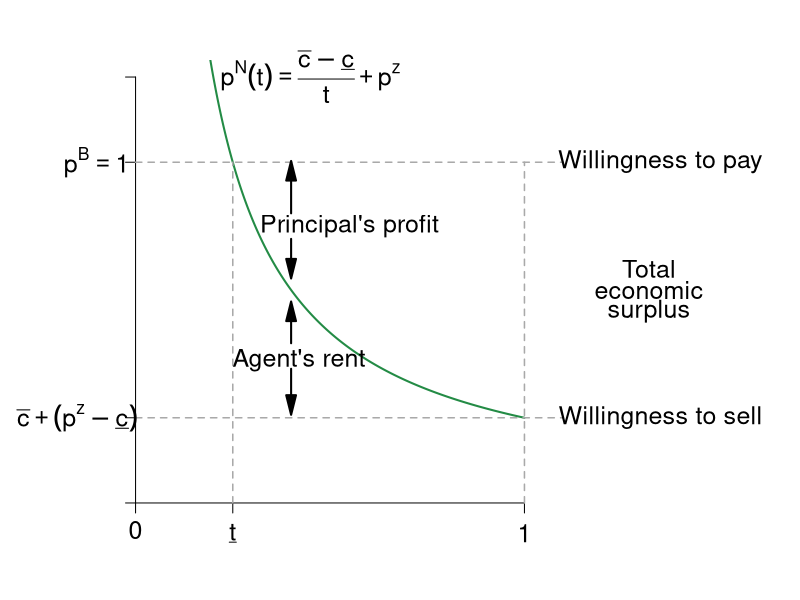

Source code (R): (Note: this script raises an error after producing the figure.)
require(ggplot2)
require(shape)
require(plotrix)
pdf(file = "information_power/ch10_newfigure.pdf", width = 9, height = 7)

#Set parameters for graphics
pointsize <- 1.8
axislabelsize <- 1.8
labelsize <- 1.5
namesize <- 1.8
annotatesize <- 1.5
graphlinewidth <- 2
segmentlinewidth <- 1.5

disutilityFn <- function(t, cbar = 1.2, underbarc = 1, z = 0) {
  (cbar - underbarc)/(t) + z
}

#COL <- c("#1B9E77", "#D95F02", "#7570B3", "#E7298A", "#66A61E", "#E6AB02", "#A6761D", "#666666")
COL <- c("#238b45","#7fc97f", "#beaed4", "#fdc086", "#ffff99")
par(mar =  c(4, 6, 3, 13))
xlims <- c(0, 1)
ylims <- c(0,1)


plot(0, 0, xlim = xlims, ylim = ylims, type = "n",
     xlab = expression(paste(""), cex = axislabelsize),
     ylab = expression(paste(""), cex = axislabelsize),
     xaxt = "n", yaxt = "n", cex.lab = axislabelsize, bty = "n")

npts <- 500 
npts2 <- 501
#Specify the sequences of points for graphing. 
xx1 <- seq(0, 1, length.out = npts)
xx2 <- seq(xlims[1], xlims[2], length.out = npts)
xx3 <- seq(xlims[1], xlims[2], length.out = npts2)
xx4 <- seq(xlims[1], 25, length.out = npts2)

#Draw the lines for the graphs
lines(xx1, disutilityFn(xx1), col = COL[1], lwd = graphlinewidth)
#lines(xx2, solowCondition(xx2, delta = 5), col = COL[3], lwd = 4)
#lines(xx2, solowInfeas(xx2, delta = 5), col = COL[1], lwd = 4, lty = 2)

#Customize ticks and labels for the plot
ticksy <- c(0,0.2,0.8,1)
ylabels <- c(NA, NA, NA, NA)
ticksx <- c(0, 0.25, 1)
xlabels <- c(0, NA, NA)
axis(1, at = ticksx, pos = 0, labels = xlabels, cex.axis = labelsize)

axis(2, at = ticksy, pos = 0, labels = ylabels, las = 1, cex.axis = labelsize)

#Segments
segments(0, 0.8, 1.1, 0.8, lty = 2, lwd = 1.5, col = "darkgray", xpd = TRUE)
segments(0.25, 0, 0.25, 0.8, lty = 2, lwd = 1.5, col = "darkgray",xpd = TRUE)
segments(0, 0.2, 1.1,0.2,lty = 2, lwd = 1.5, col = "darkgray",xpd = TRUE)
segments(1, 0, 1,0.8, lty = 2, lwd = 1.5, col = "darkgray",xpd = TRUE)

#Axis tick labels
#y
text(-0.15, 0.2, expression(paste(bar(c)+(p^z-underline(c)))), cex = labelsize, xpd = TRUE)
text(-0.1, 0.8, expression(paste(p^B == 1)), cex = labelsize, xpd = TRUE)
#x
text(0.25, -0.07, expression(paste(underline(t))), cex = labelsize, xpd = TRUE)
text(1, -0.07, expression(paste(1)), cex = labelsize, xpd = TRUE)

#Text annotations
text(0.45, 1, expression(paste(p^N,(t) == frac(bar(c)-underline(c),t)+p^z)), cex = labelsize, xpd = TRUE)
text(0.42, .335, expression(paste("Agent's rent")), cex = labelsize, xpd = TRUE)
text(.55, .65, expression(paste("Principal's profit")), cex = labelsize, xpd = TRUE)
text(1.32, 0.55, expression(paste("Total")), cex = labelsize, xpd = TRUE)
text(1.32, 0.5, expression(paste("economic")), cex = labelsize, xpd = TRUE)
text(1.32, 0.45, expression(paste("surplus")), cex = labelsize, xpd = TRUE)
text(1.35, 0.8, expression(paste("Willingness to pay")), cex = labelsize, xpd = TRUE)
text(1.35, 0.2, expression(paste("Willingness to sell")), cex = labelsize, xpd = TRUE)


#Arrows
Arrows(0.4, 0.375, .4, .45, col = "black", lty = 1, lwd = 2, arr.type = "triangle")
Arrows(0.4, 0.315, .4, .23, col = "black", lty = 1, lwd = 2, arr.type = "triangle")
Arrows(.4, .68, 0.4, 0.78, col = "black", lty = 1, lwd = 2, arr.type = "triangle")
Arrows(.4, .62, 0.4, 0.55, col = "black", lty = 1, lwd = 2, arr.type = "triangle")

#Brackets
brackets(x1 = 1.12, y1 = 0.76, x2 = 1.12, y2 = 0.24, ticks = 0.5, curvature = 0.5, type = 1, 
         col = "black", lwd = 2, lty = 1, xpd = TRUE)


#Axes labels
text(0.5, -0.15, expression(paste("Degree of contractual completeness, t")), xpd = TRUE, cex = axislabelsize) 
text(-0.15, 0.5, expression(paste("Price, p")), xpd = TRUE, cex = axislabelsize,srt = 90) 


dev.off()
